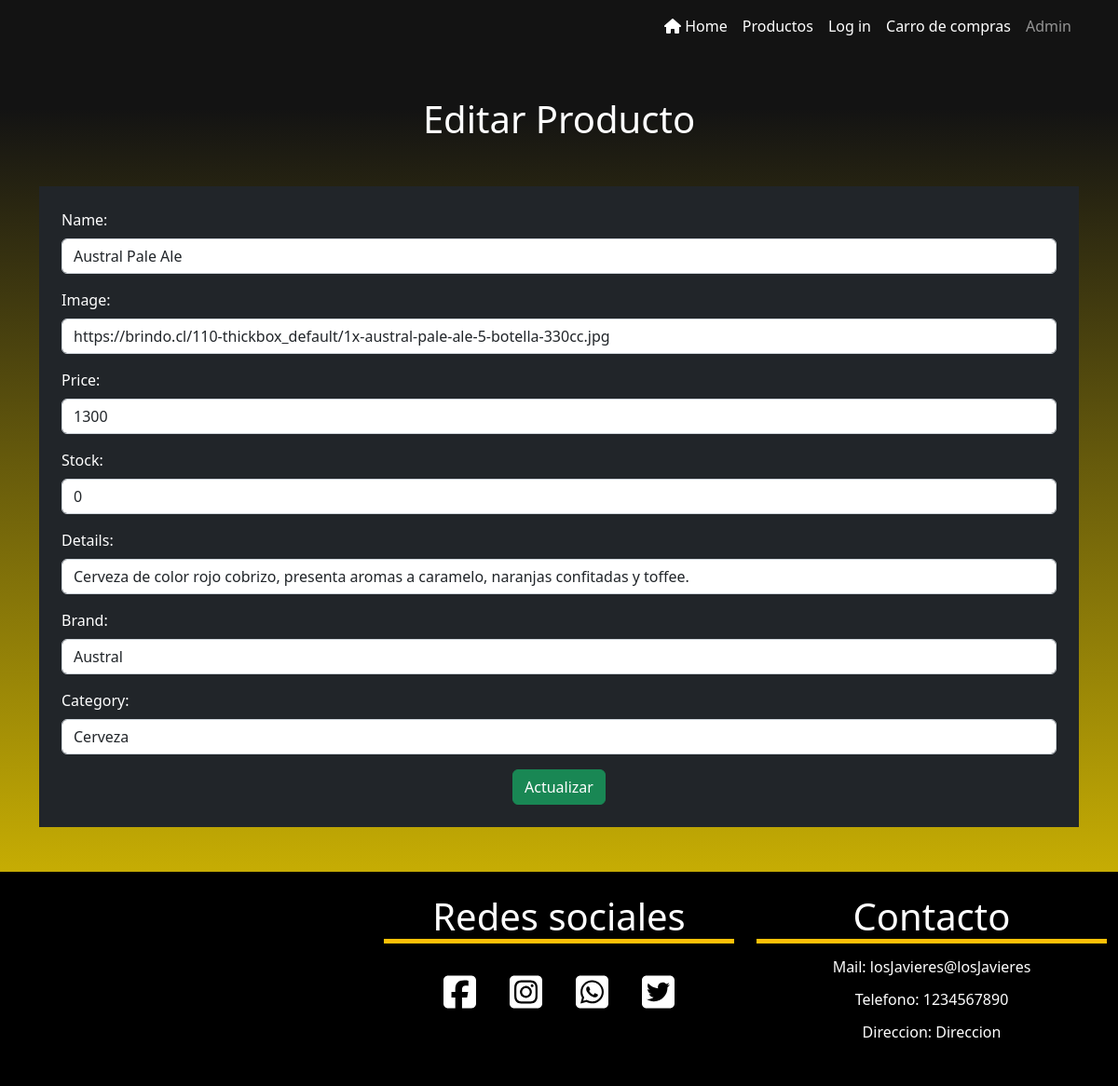
The page /products/editProduct/4 on the database as committed earlier.
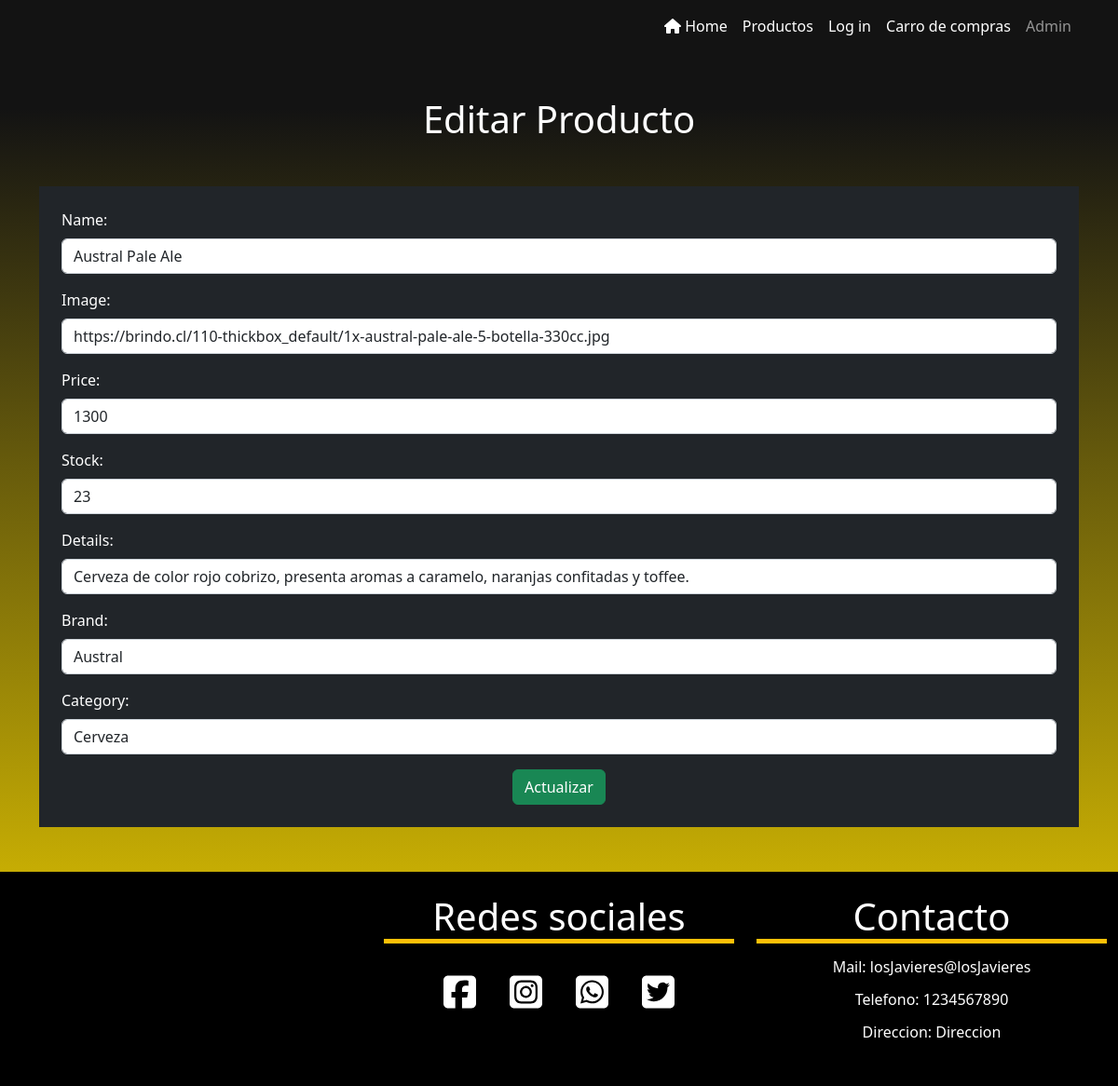
The same page on the database as committed later.
### Botilleria/models.py (models this page shows)
class Product(models.Model):
    try:
        name = models.CharField(max_length=100)
        image = models.CharField(max_length=500)
        price = models.IntegerField()
        stock = models.IntegerField()
        details = models.CharField(max_length=500)
        brand = models.CharField(max_length=50)
        category = models.CharField(max_length=100)
        class Meta:
            ordering = ['id']
    except Exception as e:
        print('Modelo no creado: ', e)

### Botilleria/views.py (the view)
# urls.py: path('products/editProduct/<int:pk>',
def editProduct(request, pk):
    try:
        product = get_object_or_404(Product, pk=pk)
        if request.method == 'POST':
            form = ProductForm(request.POST, instance=product)
            if form.is_valid():
                product = form.save(commit=False)
                product.save()
                messages.success(request, 'Producto modificado')
                return redirect('administrator')
        else:
            form = ProductForm(instance=product)
        return render(request, 'Products/editProduct.html', {'form': form})
    except Exception as e:
        print('producto no editado', e)

### Botilleria/context_processors.py (called while the page is built)
def totalPrice(request):
    totalCarrito = 0
    if 'cart' in request.session:
        for key, value in request.session['cart'].items():
            totalCarrito += int(value['price'])
    return {'totalPrice': totalCarrito}

### Botilleria/templates/Products/editProduct.html
{% extends '../layout/base.html' %} {% block content %}
<h1 class="text-center my-5">Editar Producto</h1>
<section class="container">
  <form method="POST" class="bg-dark container p-4 text-white">
    {% csrf_token %} {{ form.as_p }}
    <div class="text-center">
      <button type="submit" class="btn btn-success">Actualizar</button>
    </div>
  </form>
</section>
{% endblock %}

Rows that differ between the two databases and show on the page:
changed Product "Austral Pale Ale": stock "0" → "23"
